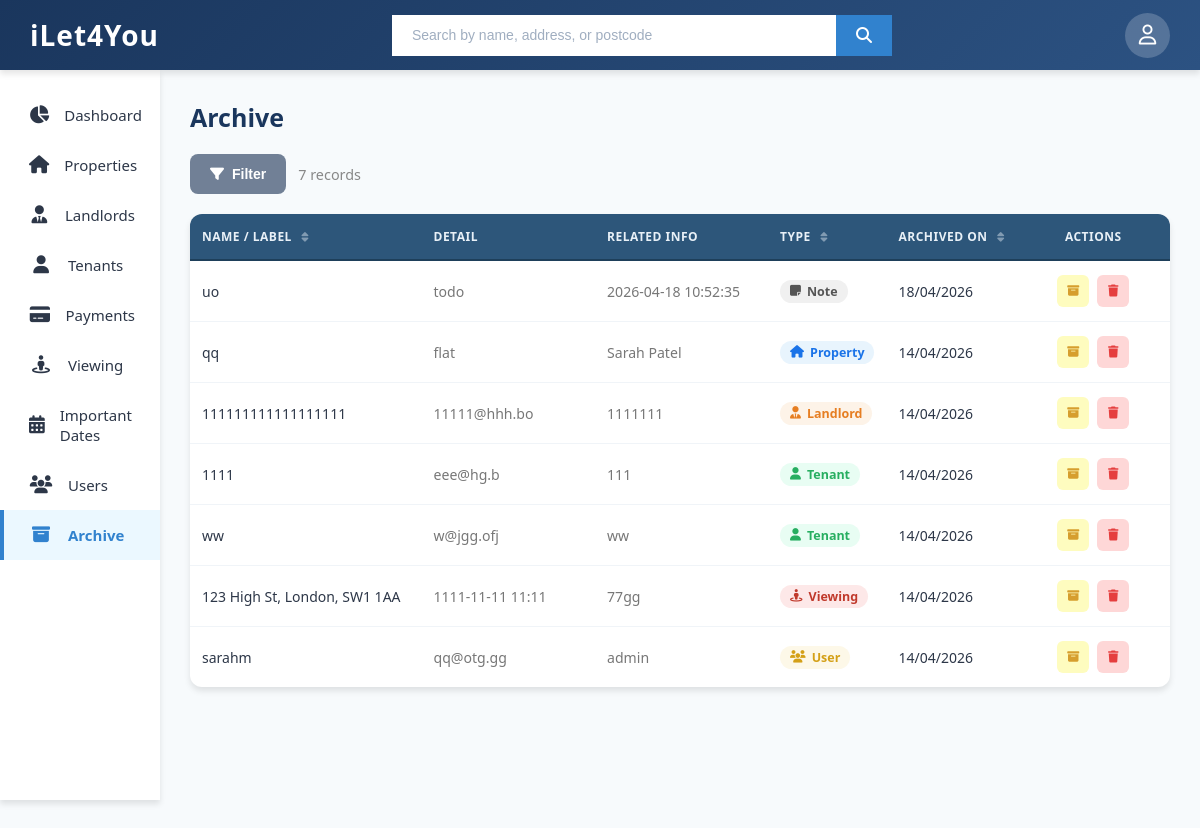
/archive.php, run on the app's committed database.
### tables this page shows
CREATE TABLE "notes" (
	"note_id"	INTEGER,
	"note_text"	TEXT NOT NULL,
	"created_at"	TEXT NOT NULL,
	"created_by"	TEXT NOT NULL,
	"type"	TEXT NOT NULL,
	"property_id"	INTEGER,
	"landlord_id"	INTEGER,
	"tenant_id"	INTEGER,
	"payment_id"	INTEGER,
	"viewing_id"	INTEGER,
	"date_id"	INTEGER,
	"user_id"	INTEGER,
	"archived"	INTEGER NOT NULL,
	"date_archived"	TEXT,
	PRIMARY KEY("note_id" AUTOINCREMENT)
);

CREATE TABLE properties (
    property_id INTEGER PRIMARY KEY AUTOINCREMENT,
    property_address TEXT NOT NULL,
    property_type TEXT NOT NULL,
    monthly_rent REAL NOT NULL,
    landlord_id INTEGER NOT NULL,
    gas_cert_due TEXT NOT NULL,
    electric_cert_due TEXT NOT NULL,
    epc_due_date TEXT NOT NULL,
    landlord_id_expiry_date TEXT NOT NULL,
    room_count INTEGER NOT NULL,
    bathroom_count INTEGER NOT NULL,
    epc_rating TEXT NOT NULL,
    has_garden INTEGER NOT NULL,
    allowed_pets INTEGER NOT NULL,
    council_band TEXT NOT NULL,
    archived INTEGER NOT NULL,
    date_archived TEXT
);

CREATE TABLE landlords (
    landlord_id INTEGER PRIMARY KEY AUTOINCREMENT,
    name TEXT NOT NULL,
    phone TEXT NOT NULL,
    address TEXT NOT NULL,
    email TEXT NOT NULL,
    id_type TEXT NOT NULL,
    id_number TEXT NOT NULL,
    id_expiry_date TEXT NOT NULL,
    number_of_properties INTEGER NOT NULL,
    archived INTEGER NOT NULL,
    date_archived TEXT
);

CREATE TABLE "tenants" (
	"tenant_id"	INTEGER,
	"name"	TEXT NOT NULL,
	"phone"	TEXT NOT NULL,
	"email"	TEXT NOT NULL,
	"id_type"	TEXT NOT NULL,
	"id_number"	TEXT NOT NULL,
	"id_expiry_date"	TEXT NOT NULL,
	"archived"	INTEGER NOT NULL,
	"date_archived"	TEXT,
	PRIMARY KEY("tenant_id" AUTOINCREMENT)
);

CREATE TABLE users (
    user_id INTEGER PRIMARY KEY AUTOINCREMENT,
    username TEXT NOT NULL,
    name TEXT NOT NULL,
    phone TEXT NOT NULL,
    email TEXT NOT NULL,
    password TEXT NOT NULL,
    password_reset_date TEXT NOT NULL,
    id_number TEXT NOT NULL,
    id_expiry_date TEXT NOT NULL,
    role TEXT NOT NULL,
    archived INTEGER NOT NULL,
    date_archived TEXT
);

### archive.php (the view, shortened to what this page needs)
<?php
$dbPath = __DIR__ . '/database.db';
try {
    $pdo = new PDO('sqlite:' . $dbPath);
    $pdo->setAttribute(PDO::ATTR_ERRMODE, PDO::ERRMODE_EXCEPTION);
} catch (PDOException $e) {
    die('DB connection failed: ' . $e->getMessage());
}
$archived = [];
$rows = $pdo->query("
    SELECT p.property_id AS id,
           p.property_address AS label,
           p.property_type AS sub,
           p.date_archived,
           l.name AS related
    FROM properties p
    LEFT JOIN landlords l ON p.landlord_id = l.landlord_id
    WHERE p.archived = 1
")->fetchAll(PDO::FETCH_ASSOC);
foreach ($rows as $r) {
    $archived[] = ['type' => 'properties', 'id' => $r['id'], 'label' => $r['label'],
                   'sub' => $r['sub'], 'related' => $r['related'], 'date' => $r['date_archived']];
}
$rows = $pdo->query("
    SELECT landlord_id AS id, name AS label, email AS sub, date_archived, phone AS related
    FROM landlords WHERE archived = 1
")->fetchAll(PDO::FETCH_ASSOC);
foreach ($rows as $r) {
    $archived[] = ['type' => 'landlords', 'id' => $r['id'], 'label' => $r['label'],
                   'sub' => $r['sub'], 'related' => $r['related'], 'date' => $r['date_archived']];
}
$rows = $pdo->query("
    SELECT tenant_id AS id, name AS label, email AS sub, date_archived, phone AS related
    FROM tenants WHERE archived = 1
")->fetchAll(PDO::FETCH_ASSOC);
foreach ($rows as $r) {
    $archived[] = ['type' => 'tenants', 'id' => $r['id'], 'label' => $r['label'],
                   'sub' => $r['sub'], 'related' => $r['related'], 'date' => $r['date_archived']];
}
$rows = $pdo->query("
    SELECT viewing_bookings.booking_id AS id,
           properties.property_address AS label,
           viewing_bookings.date_time AS sub,
           viewing_bookings.date_archived,
           viewing_bookings.viewer_name AS related
    FROM viewing_bookings
    LEFT JOIN properties ON viewing_bookings.property_id = properties.property_id
    WHERE viewing_bookings.archived = 1
")->fetchAll(PDO::FETCH_ASSOC);
foreach ($rows as $r) {
    $archived[] = ['type' => 'viewing_bookings', 'id' => $r['id'], 'label' => $r['label'] ?? 'Viewing #'.$r['id'],
                   'sub' => $r['sub'], 'related' => $r['related'], 'date' => $r['date_archived']];
}
$rows = $pdo->query("
    SELECT user_id AS id, username AS label, email AS sub, date_archived, role AS related
    FROM users WHERE archived = 1
")->fetchAll(PDO::FETCH_ASSOC);
foreach ($rows as $r) {
    $archived[] = ['type' => 'users', 'id' => $r['id'], 'label' => $r['label'],
                   'sub' => $r['sub'], 'related' => $r['related'], 'date' => $r['date_archived']];
}
$rows = $pdo->query("
    SELECT note_id AS id, note_text AS label, type AS sub, date_archived, created_at AS related
    FROM notes WHERE archived = 1
")->fetchAll(PDO::FETCH_ASSOC);
foreach ($rows as $r) {
    $archived[] = ['type' => 'notes', 'id' => $r['id'], 'label' => $r['label'],
                   'sub' => $r['sub'], 'related' => $r['related'], 'date' => $r['date_archived']];
}
usort($archived, function($a, $b) {
    return strcmp($b['date'] ?? '', $a['date'] ?? '');
});
$typeConfig = [
    'properties'       => ['label' => 'Property',        'icon' => 'fa-house',         'class' => 'type-property'],
    'landlords'        => ['label' => 'Landlord',        'icon' => 'fa-user-tie',      'class' => 'type-landlord'],
    'tenants'          => ['label' => 'Tenant',          'icon' => 'fa-user',          'class' => 'type-tenant'],
    'contracts'        => ['label' => 'Contract',        'icon' => 'fa-file-contract', 'class' => 'type-contract'],
    'transactions'     => ['label' => 'Transaction',     'icon' => 'fa-credit-card',   'class' => 'type-transaction'],
    'viewing_bookings' => ['label' => 'Viewing',         'icon' => 'fa-street-view',   'class' => 'type-viewing'],
    'users'            => ['label' => 'User',            'icon' => 'fa-users',         'class' => 'type-user'],
    'notes'            => ['label' => 'Note',            'icon' => 'fa-sticky-note',   'class' => 'type-note'],
    'files'            => ['label' => 'File',            'icon' => 'fa-folder',        'class' => 'type-file'],
];
?>
<!DOCTYPE html>
<html lang="en">
<head>
    <link rel="stylesheet" href="https://cdnjs.cloudflare.com/ajax/libs/font-awesome/6.5.1/css/all.min.css">
    <link rel="stylesheet" href="style.css">
    <link rel="stylesheet" href="tables.css">
</head>
<body onload="CallNavbar();">
    <main class="main-content">
        <h1 class="page-title">Archive</h1>
        <div class="main-container">
            <div class="controls-row">
                <button class="btn-filter-toggle" id="filterToggle" onclick="toggleFilter()">
                    <i class="fa-solid fa-filter"></i> Filter
                </button>
                <span id="recordCount" class="record-count" style="color:#888;font-size:.9rem;align-self:center;"></span>
            </div>
            <div class="table-container">
                <div class="table-wrapper">
                    <?php if (empty($archived)): ?>
                        <div class="archive-empty">
                            <i class="fa-solid fa-box-archive"></i>
                            <p>No archived records found.</p>
                        </div>
                    <?php else: ?>
                    <table id="archiveTable">
                        <thead>
                            <tr>
                                <th class="sortable col-label"  onclick="sortTable('label', this)">
                                    Name / Label <i class="fa-solid fa-sort sort-icon"></i>
                                </th>
                                <th class="col-detail">Detail</th>
                                <th class="col-related">Related Info</th>
                                <th class="sortable col-type"   onclick="sortTable('type', this)">
                                    Type <i class="fa-solid fa-sort sort-icon"></i>
                                </th>
                                <th class="sortable col-date"   onclick="sortTable('date', this)">
                                    Archived On <i class="fa-solid fa-sort sort-icon"></i>
                                </th>
                                <th class="col-action">Actions</th>
                            </tr>
                        </thead>
                        <tbody id="archiveBody">
                        <?php foreach ($archived as $item):
                            $cfg   = $typeConfig[$item['type']] ?? ['label' => $item['type'], 'icon' => 'fa-box', 'class' => ''];
                            $dateF = $item['date'] ? date('d/m/Y', strtotime($item['date'])) : '-';
                        ?>
                        <tr data-type="<?= htmlspecialchars($item['type']) ?>"
                            data-label="<?= htmlspecialchars(strtolower($item['label'] ?? '')) ?>"
                            data-date="<?= $item['date'] ?? '' ?>">
                            <td class="label-cell"><?= htmlspecialchars($item['label'] ?? '-') ?></td>
                            <td class="sub-cell"><?= htmlspecialchars($item['sub'] ?? '-') ?></td>
                            <td class="sub-cell"><?= htmlspecialchars($item['related'] ?? '-') ?></td>
                            <td>
                                <span class="type-badge <?= $cfg['class'] ?>">
                                    <i class="fa-solid <?= $cfg['icon'] ?>"></i>
                                    <?= $cfg['label'] ?>
                                </span>
                            </td>
                            <td><?= $dateF ?></td>
                            <td>
                                <div class="action-buttons">
                                    <form method="POST" style="display:inline;">
                                        <button type="submit" class="action-btn action-btn-edit" title="Unarchive">
                                            <i class="fa-solid fa-box-archive"></i>
                                        </button>
                                    </form>
                                    <form method="POST" style="display:inline;">
                                        <button type="submit" class="action-btn action-btn-delete" title="Delete permanently"
                                            onclick="return confirm('Permanently delete this <?= $cfg['label'] ?>?\nThis cannot be undone.')">
                                            <i class="fa-solid fa-trash"></i>
                                        </button>
                                    </form>
                                </div>
                            </td>
                        </tr>
                        <?php endforeach; ?>
                        </tbody>
                    </table>
                    <?php endif; ?>
                </div>
            </div>
        </div>
    </main>
</body>
</html>

### style.css (style rules this page uses)
body { font-family: 'Segoe UI', Tahoma, Geneva, Verdana, sans-serif; background: #f7fafc; color: #2d3748; min-height: 100vh; }
* { margin: 0; padding: 0; box-sizing: border-box; cursor: default; }
.main-content { margin-top: 70px; margin-left: 160px; padding: 30px; min-height: calc(100vh - 70px); max-width: calc(100vw - 160px); overflow-x: hidden; }
.page-title { font-size: 25px; font-weight: 700; color: #1a365d; margin-bottom: 20px; }

### tables.css (style rules this page uses)
.main-container { width: 100%; max-width: 100%; margin: 0 auto; }
.controls-row { display: flex; align-items: center; gap: 12px; margin-bottom: 20px; flex-wrap: wrap; }
.btn-filter-toggle { background: #718096; color: #ffffff; border: none; padding: 12px 20px; border-radius: 8px; font-size: 14px; font-weight: 600; cursor: pointer; transition: all 0.3s ease; display: flex; align-items: center; gap: 8px; white-space: nowrap; }
.table-container { background: #ffffff; border-radius: 12px; box-shadow: 0 4px 6px rgba(0, 0, 0, 0.1); overflow: hidden; }
.table-wrapper { overflow-x: auto; }
table { width: 100%; border-collapse: collapse; min-width: 100%; }
table thead { background: #2d567a; }
table th { padding: 14px 12px; text-align: left; font-size: 12px; font-weight: 600; color: #e8f0f7; text-transform: uppercase; letter-spacing: 0.5px; border-bottom: 2px solid #1e3f5a; white-space: nowrap; }
table th.sortable { cursor: pointer; user-select: none; transition: background 0.2s ease; }
table th.sortable i { margin-left: 6px; font-size: 11px; opacity: 0.45; transition: opacity 0.2s ease, color 0.2s ease; }
table tbody tr { transition: background 0.15s ease; border-bottom: 1px solid #f0f4f8; cursor: pointer; }
table tbody tr:last-child { border-bottom: none; }
table td { padding: 14px 12px; font-size: 14px; color: #2d3748; vertical-align: middle; }
.action-buttons { display: flex; gap: 8px; justify-content: center; }
.action-btn { width: 32px; height: 32px; border: none; border-radius: 6px; cursor: pointer; display: flex; align-items: center; justify-content: center; transition: all 0.2s ease; font-size: 12px; position: relative; z-index: 1; }
.action-btn-edit { background: #fefcbf; color: #d69e2e; }
.action-btn-delete { background: #fed7d7; color: #e53e3e; }
@media (max-width: 1200px) { .controls-row { flex-wrap: wrap; } }

### archive.php (style rules this page uses)
.type-badge { display: inline-flex; align-items: center; gap: 6px; padding: 3px 10px; border-radius: 20px; font-size: 0.78rem; font-weight: 600; white-space: nowrap; }
.type-property { background: #e8f4fd; color: #1a73e8; }
.type-landlord { background: #fdf3e8; color: #e67e22; }
.type-tenant { background: #e8fdf3; color: #27ae60; }
.type-viewing { background: #fde8e8; color: #c0392b; }
.type-user { background: #fdf8e8; color: #d4a017; }
.type-note { background: #f0f0f0; color: #555; }
.col-label { width: 24%; }
.col-detail { width: 18%; }
.col-related { width: 18%; }
.col-type { width: 12%; }
.col-date { width: 12%; }
.col-action { width: 16%; text-align: center; }
.label-cell { font-weight: 500; }
.sub-cell { color: #777; font-size: 0.88rem; }

### data on the page
notes: note_text "uo", type "todo", created_at "2026-04-18 10:52:35", label "Note", date_archived "18/04/2026"
properties: property_address "qq", property_type "flat", landlord.name "Sarah Patel", label "Property", date_archived "14/04/2026"
landlords: name "111111111111111111", email "11111@hhh.bo", phone "1111111", label "Landlord", date_archived "14/04/2026"
tenants: name "1111", email "eee@hg.b", phone "111", label "Tenant", date_archived "14/04/2026"
tenants: name "ww", email "w@jgg.ofj", phone "ww", label "Tenant", date_archived "14/04/2026"
users: username "sarahm", email "qq@otg.gg", role "admin", label "User", date_archived "14/04/2026"

### other printed values
$item['label'] "123 High St, London, SW1 1AA"
$item['sub'] "1111-11-11 11:11"
$item['related'] "77gg"
$cfg['label'] "Viewing"
$dateF "14/04/2026"
